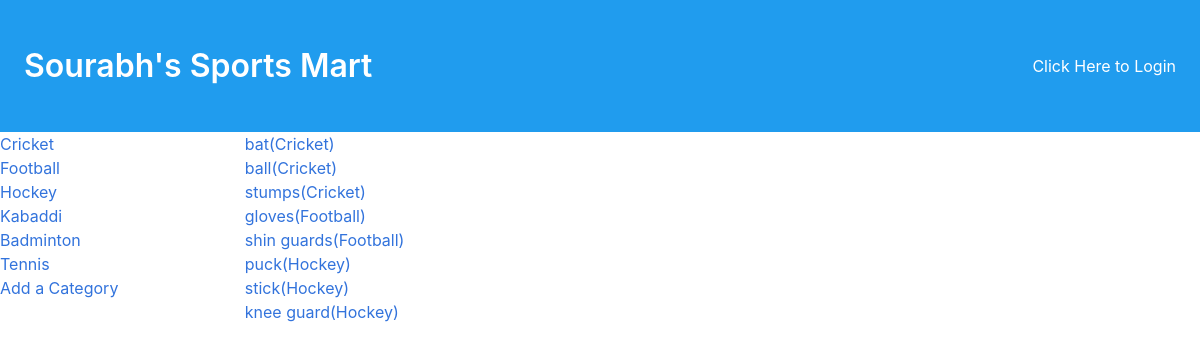
Page /hello on the committed database.
### dbsetup.py (models this page shows)
class Category(Base):
    __tablename__ = 'category'
    id = Column(Integer, primary_key=True)
    name = Column(String(250), nullable=False)
    user_id = Column(Integer, ForeignKey('User.id'))
    user = relationship(User)

class catItem(Base):
    __tablename__ = 'catItem'
    name = Column(String(80), nullable=False)
    id = Column(Integer, primary_key=True)
    description = Column(String(250))
    updated_ts = Column(DateTime, default=datetime.utcnow())
    category_id = Column(Integer, ForeignKey('category.id'))
    user_id = Column(Integer, ForeignKey('User.id'))
    user = relationship(User)
    category = relationship(Category)

### project.py (the view)
@app.route('/')
@app.route('/hello')
def HelloWorld():
    categories = session.query(Category).all()
    items = (session.query(catItem.id, catItem.name.label('item_name'), catItem.description, catItem.category_id, Category.name).join(Category, catItem.category_id == Category.id).order_by(catItem.updated_ts.desc()).all())
    return render_template('mainmenu.html', categories = categories, items = items, login_session = login_session)

### templates/mainmenu.html (shortened to what this page needs)
<!DOCTYPE html>
<html lang="en">
  <head>
    <link rel="stylesheet" href= "{{ url_for('static',filename='styles/css/bulma.css') }}">
    <link rel="stylesheet" href= "{{ url_for('static',filename='styles/css/bulma.css') }}">
    <link rel="stylesheet" href="https://maxcdn.bootstrapcdn.com/font-awesome/4.7.0/css/font-awesome.min.css">
  </head>
  <body>
    <section class="hero is-info">
  <div class="hero-body">
          <nav class="level">
  <div class="level-left">
    <div class="level-item">
      <div class="container">
        <h1 class="title">
          Sourabh's Sports Mart
        </h1>
            </div>
    </div>
  </div>
  <div class="level-right">
    <p class="level-item">
      {%if 'username' not in login_session %}
			<a href="{{url_for('showLogin')}}">Click Here to Login </a>
			{% else %}
			<a href="{{url_for('gdisconnect')}}">Logout </a>
{% endif %}
      </p>
  </div>
</nav>
  </div>
</section>
    <div class="columns is-8">
    <div class="column is-one-fifth">
      {% for category in categories :%}
      <p>
        <a href="{{url_for('categoryItems', category_id = category.id)}}">  {{category.name}}</a>
      </p>
      {% endfor %}
<a href="{{url_for('addCategory')}}">Add a Category</a>
    </div>
    <div class="column">
      {% for item in items : %}
      <p>
        <a href="{{url_for('displayItem', category_id = item.category_id, catItem_id = item.id)}}">{{item.item_name}}({{item.name}})</a>
      </p>
      {% endfor %}
    </div>
  </div>
  </body>
</html>

### rows in the picture
Category: name "Cricket"
Category: name "Football"
Category: name "Hockey"
Category: name "Kabaddi"
Category: name "Badminton"
Category: name "Tennis"
catItem: item_name "bat", name "Cricket"
catItem: item_name "ball", name "Cricket"
catItem: item_name "stumps", name "Cricket"
catItem: item_name "gloves", name "Football"
catItem: item_name "shin guards", name "Football"
catItem: item_name "puck", name "Hockey"
catItem: item_name "stick", name "Hockey"
catItem: item_name "knee guard", name "Hockey"
